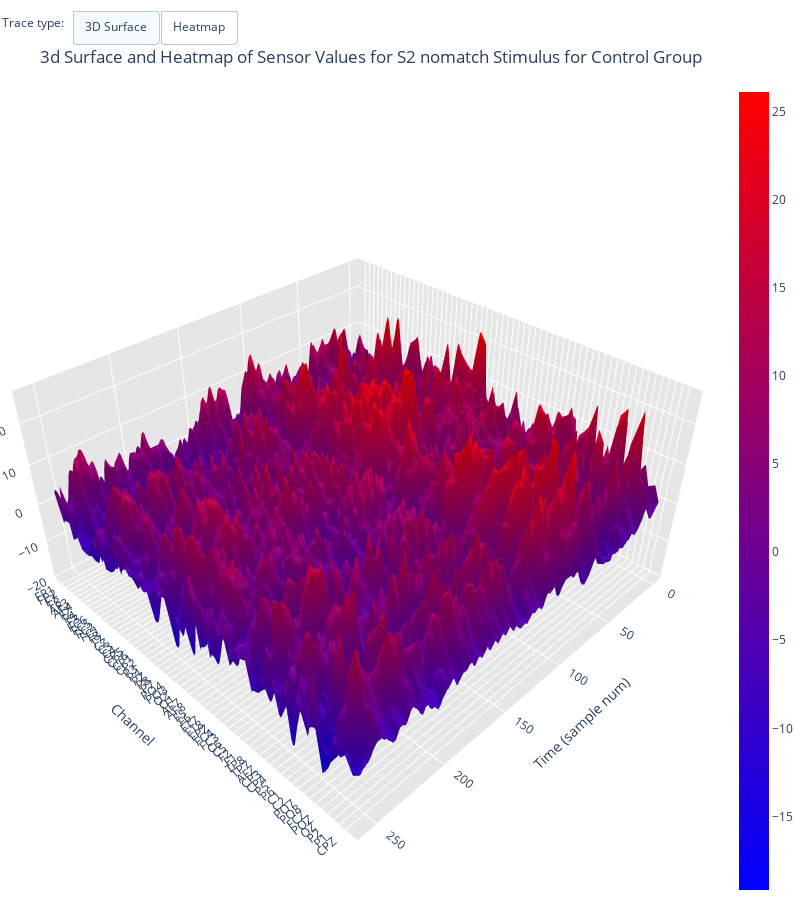

Notebook code for this chart:
### Code cell
plot_3dSurface_and_heatmap(stimulus=stimulus, group='c', df=S2_nm_sample_df)

### Figure 1 — Plotly figure (JSON) as saved in the notebook; plotly's stock layout.template omitted (floating-point values rounded to 4 significant figures; data arrays with more than 128 entries replaced by an {"elided": "..."} marker saying what was removed)
{"data": [{"colorscale": [[0, "rgb(0,0,255)"], [1, "rgb(255,0,0)"]], "type": "surface", "z": {"elided": "61x256 float values"}}], "layout": {"annotations": [{"align": "left", "showarrow": false, "text": "Trace type:", "x": 0, "y": 1.085, "yref": "paper"}], "autosize": false, "height": 900, "margin": {"b": 0, "l": 0, "r": 0, "t": 0}, "scene": {"aspectmode": "manual", "aspectratio": {"x": 1, "y": 1, "z": 0.5}, "xaxis": {"backgroundcolor": "rgb(230, 230,230)", "gridcolor": "rgb(255, 255, 255)", "showbackground": true, "title": {"text": "Time (sample num)"}}, "yaxis": {"backgroundcolor": "rgb(230, 230, 230)", "gridcolor": "rgb(255, 255, 255)", "showbackground": true, "ticktext": ["FP1", "FP2", "F7", "F8", "AF3", "AF4", "FZ", "F4", "F3", "FC6", "FC5", "FC2", "FC1", "T8", "T7", "CZ", "C3", "C4", "CP5", "CP6", "CP1", "CP2", "P3", "P4", "PZ", "P8", "P7", "PO4", "PO3", "O2", "O1", "AF7", "AF8", "F5", "F6", "FT7", "FT8", "FPZ", "FC4", "FC3", "C6", "C5", "F2", "F1", "TP8", "TP7", "AFZ", "CP3", "CP4", "P5", "P6", "C1", "C2", "PO7", "PO8", "FCZ", "POZ", "OZ", "P2", "P1", "CPZ"], "tickvals": [0, 1, 2, 3, 4, 5, 6, 7, 8, 9, 10, 11, 12, 13, 14, 15, 16, 17, 18, 19, 20, 21, 22, 23, 24, 25, 26, 27, 28, 29, 30, 31, 32, 33, 34, 35, 36, 37, 38, 39, 40, 41, 42, 43, 44, 45, 46, 47, 48, 49, 50, 51, 52, 53, 54, 55, 56, 57, 58, 59, 60], "title": {"text": "Channel"}, "zerolinecolor": "rgb(255, 255, 255)"}, "zaxis": {"backgroundcolor": "rgb(230, 230,230)", "gridcolor": "rgb(255, 255, 255)", "showbackground": true, "title": {"text": "Sensor Value"}, "zerolinecolor": "rgb(255, 255, 255)"}}, "title": {"text": "<br>3d Surface and Heatmap of Sensor Values for S2 nomatch Stimulus for Control Group"}, "updatemenus": [{"buttons": [{"args": ["type", "surface"], "label": "3D Surface", "method": "restyle"}, {"args": ["type", "heatmap"], "label": "Heatmap", "method": "restyle"}], "direction": "left", "pad": {"r": 10, "t": 10}, "showactive": true, "type": "buttons", "x": 0.1, "xanchor": "left", "y": 1.1, "yanchor": "top"}], "width": 800}}
